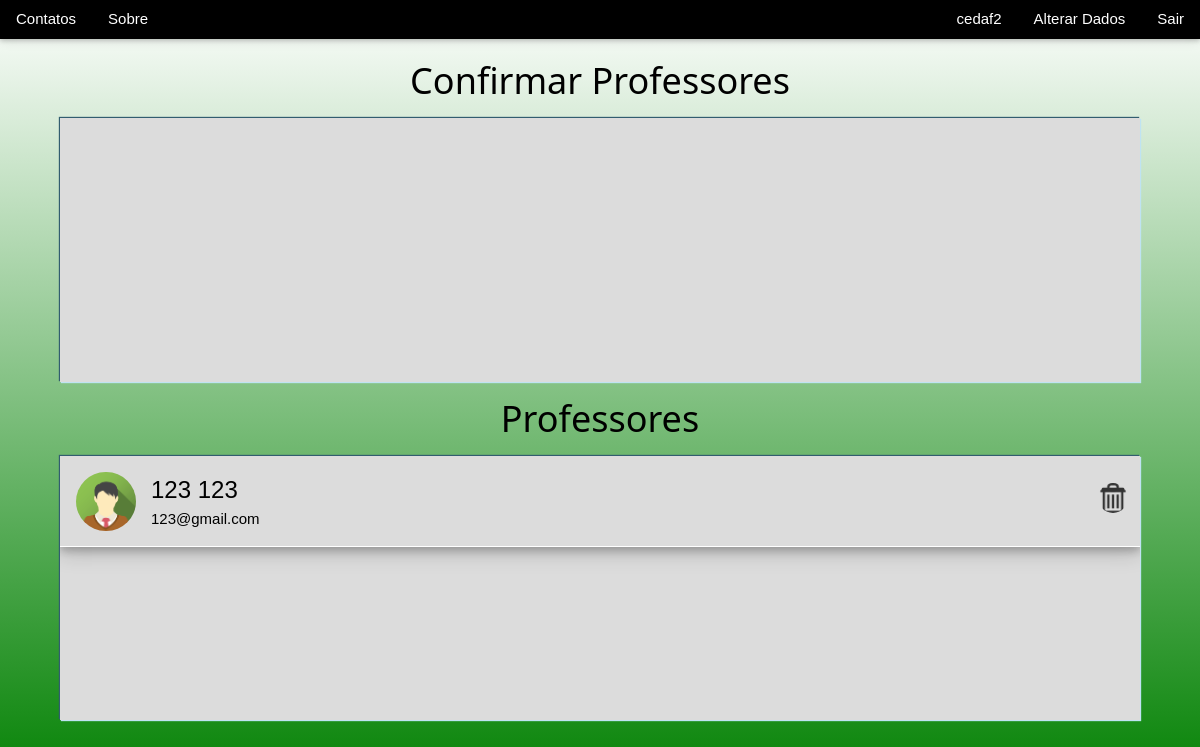
The app's page /escola.php (signed in) with its own data.
### tables this page shows
CREATE TABLE IF NOT EXISTS `professor` (
  `cod` int(8) NOT NULL,
  `nome` varchar(30) NOT NULL,
  `sobrenome` varchar(30) NOT NULL,
  `email` varchar(30) NOT NULL,
  `usuario` varchar(15) NOT NULL,
  `senha` varchar(15) NOT NULL
);

### escola.php (the view, shortened to what this page needs)
<html>
<head>
<link rel="stylesheet" href="Css/calendar.css">
<link rel="stylesheet" href="Css/cod.css">
<link rel="stylesheet" href="Css/normalize.css">
<link rel="stylesheet" href="Css/w3.css">
</head>
<body>
<?php
$servidorBD="localhost";
$usuario="root";
$senha="";
$database="tcc";
?>
<nav>
<ul class="w3-navbar w3-card-2 w3-black">
  <li><a href="#" onclick="document.getElementById('contatos').style.display='block'">Contatos</a></li>
  <li><a href="#" onclick="document.getElementById('sobre').style.display='block'">Sobre</a></li>
   <li style="float:right"><a href="#news" onclick="sair()">Sair </a></li>
   <li style="float:right"><a href="alterarescola.php">Alterar Dados</a></li>
   <li style="float:right"> <a href="#"><?php echo $_SESSION['nome']; ?> </a></li>
   </ul>
</nav>
<section>
<h1 align="center">Confirmar Professores</h1>
<div class="c">
</div>
<h1 align="center">Professores</h1>
<div class="c">
<ul class="w3-ul w3-card-4">
  <?php
$conexao= mysqli_connect($servidorBD,$usuario,$senha,$database);
if(mysqli_connect_errno())
{
	echo "Erro na conexão:".mysql_connect_error();
}$cod_esc = $_SESSION['cod'];
$sql = "SELECT professor.cod,professor.email,professor.nome,professor.sobrenome FROM `professor`";
$sql = $sql." inner join professores_cadastrados on professor.cod = professores_cadastrados.cod_prof";
$sql = $sql." inner join escola on escola.cod = professores_cadastrados.cod_escola";
$sql = $sql." where professores_cadastrados.situacao = 1 and escola.cod = '$cod_esc'";
$rs = mysqli_query($conexao,$sql);
if(mysqli_num_rows($rs)>0){
	while($row = mysqli_fetch_array($rs)){
	echo "<li class='w3-padding-16' style='border-bottom:solid white 1px;'>";
    echo "<img src='imagens/remove.png' onclick=solic('profs','".$row['cod']."') class='w3-right w3-circle btnD'>";
    echo "<img src='imagens/img_avatar2.png' class='w3-left w3-circle' style='width:60px;margin-right:15px;'>";
    echo "<span class='w3-xlarge'>".$row['nome']." ".$row['sobrenome']."</span><br>";
    echo "<span>".$row['email']."</span>";
  echo "</li>";
	}
}
?>
</ul>
</div>
</section>
<br/>
<br/>
</body>
</html>

### Css/calendar.css (style rules this page uses)
* { box-sizing:border-box; }
ul { list-style-type: none; }
body { font-family: Verdana,sans-serif; }
a { text-decoration: none; }
body { font-family: Verdana, sans-serif; }

### Css/cod.css (style rules this page uses)
.c { width:90%; margin-right:5%; margin-left:5%; background-color:#DCDCDC; height:33%; overflow-y:scroll; box-shadow: -1px -1px 1px #325d6f, 1px 1px 1px #bfe3f2; -webkit-box-shadow: -1px -1px 1px #325d6f, 1px 1px 1px #bfe3f2; -moz-box-shadow: -1px -1px 1px #325d6f, 1px 1px 1px #bfe3f2; }
.btnD { width:30px; margin-top:11px;cursor:pointer;margin-right:10px; }

### Css/w3.css (style rules this page uses)
* { -webkit-box-sizing:border-box;-moz-box-sizing:border-box;box-sizing:border-box }
html { -ms-text-size-adjust:100%;-webkit-text-size-adjust:100% }
body { margin:0 }
article,aside,details,figcaption,figure,footer,header,hgroup,main,menu,nav,section,summary { display:block }
a { background-color:transparent }
img { border:0 }
html,body { font-family:Verdana,sans-serif;font-size:15px;line-height:1.5 }
html { overflow-x:hidden }
h1,h2,h3,h4,h5,h6,.w3-slim,.w3-wide { font-family:"Segoe UI",Arial,sans-serif }
h1 { font-size:36px }
h1,h2,h3,h4,h5,h6 { font-weight:400;margin:10px 0 }
img { margin-bottom:-5px }
a { color:inherit }
ul.w3-ul { list-style-type:none;padding:0;margin:0 }
ul.w3-ul li { padding:6px 2px 6px 16px;border-bottom:1px solid #ddd }
ul.w3-ul li:last-child { border-bottom:none }
.w3-navbar { list-style-type:none;margin:0;padding:0;overflow:hidden }
.w3-navbar li { float:left }
.w3-navbar li a,.w3-navitem { display:block;padding:8px 16px }
.w3-navbar a,.w3-topnav a,.w3-sidenav a,.w3-dropdown-content a,.w3-accordion-content a,.w3-dropnav a { text-decoration:none!important }
.w3-btn,.w3-btn-floating,.w3-dropnav a,.w3-btn-floating-large,.w3-btn-block,.w3-hover-shadow,.w3-hover-opacity, .w3-navbar a,.w3-sidenav a,.w3-pagination li a,.w3-hoverable tbody tr,.w3-hoverable li,.w3-accordion-content a,.w3-dropdown-content a,.w3-dropdown-click:hover,.w3-dropdown-hover:hover,.w3-opennav,.w3-closenav,.w3-closebtn, .w3-hover-amber,.w3-hover-aqua,.w3-hover-blue,.w3-hover-light-blue,.w3-hover-brown,.w3-hover-cyan,.w3-hover-blue-grey,.w3-hover-green,.w3-hover-light-green,.w3-hover-indigo,.w3-hover-khaki,.w3-hover-lime,.w3-hover-orange,.w3-hover-deep-orange,.w3-hover-pink, .w3-hover-purple,.w3-hover-deep-purple,.w3-hover-red,.w3-hover-sand,.w3-hover-teal,.w3-hover-yellow,.w3-hover-white,.w3-hover-black,.w3-hover-grey,.w3-hover-light-grey,.w3-hover-dark-grey,.w3-hover-text-amber,.w3-hover-text-aqua,.w3-hover-text-blue,.w3-hover-text-light-blue, .w3-hover-text-brown,.w3-hover-text-cyan,.w3-hover-text-blue-grey,.w3-hover-text-green,.w3-hover-text-light-green,.w3-hover-text-indigo,.w3-hover-text-khaki,.w3-hover-text-lime,.w3-hover-text-orange,.w3-hover-text-deep-orange,.w3-hover-text-pink,.w3-hover-text-purple, .w3-hover-text-deep-purple,.w3-hover-text-red,.w3-hover-text-sand,.w3-hover-text-teal,.w3-hover-text-yellow,.w3-hover-text-white,.w3-hover-text-black,.w3-hover-text-grey,.w3-hover-text-light-grey,.w3-hover-text-dark-grey { -webkit-transition:background-color .3s,color .15s,box-shadow .3s,opacity 0.3s;transition:background-color .3s,color .15s,box-shadow .3s,opacity 0.3s }
.w3-left { float:left!important }
.w3-right { float:right!important }
.w3-xlarge { font-size:24px!important }
.w3-circle { border-radius:50%!important }
.w3-padding-16 { padding-top:16px!important;padding-bottom:16px!important }
.w3-card-2,.w3-example { box-shadow:0 2px 4px 0 rgba(0,0,0,0.16),0 2px 10px 0 rgba(0,0,0,0.12)!important }
.w3-card-4,.w3-hover-shadow:hover { box-shadow:0 4px 8px 0 rgba(0,0,0,0.2),0 6px 20px 0 rgba(0,0,0,0.19)!important }
.w3-black,.w3-hover-black:hover { color:#fff!important;background-color:#000!important }

### escola.php (style rules this page uses)
body { background-image: linear-gradient(to bottom, white, green); }

### records on screen
professor: nome "123", sobrenome "123", email "123@gmail.com"

### other values on screen
$_SESSION['nome'] "cedaf2"
